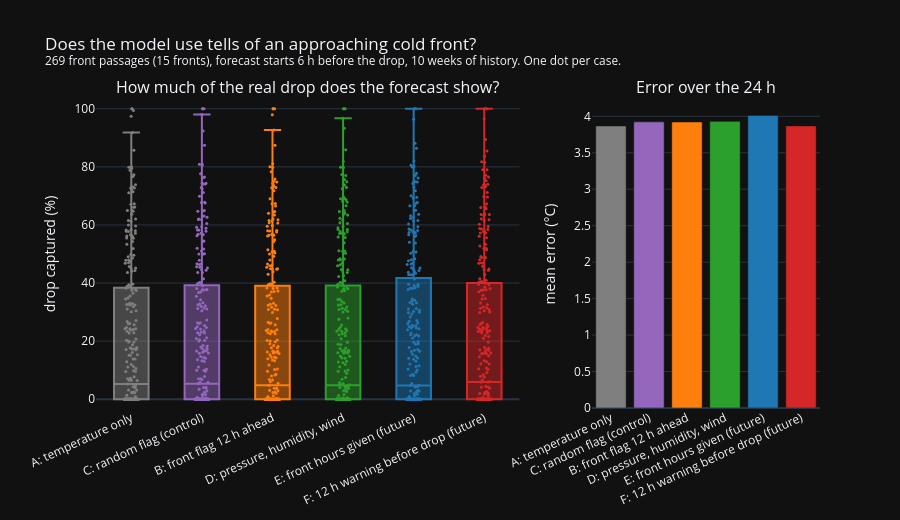

The notebook cell this image was saved under:
### Code cell
fig = make_subplots(rows=1, cols=2, column_widths=[0.65, 0.35], horizontal_spacing=0.1,
                    subplot_titles=["How much of the real drop does the forecast show?", "Error over the 24 h"])
for s, label in SETUPS.items():
    v = captured(s)[ok]
    fig.add_trace(go.Box(y=v, name=label, marker={"color": COLOR[s], "size": 3}, line={"color": COLOR[s]},
                         boxpoints="all", jitter=0.4, pointpos=0, showlegend=False,
                         hovertemplate="%{y:.0f} %<extra>" + label + "</extra>"), row=1, col=1)
    fig.add_trace(go.Bar(x=[label], y=[np.abs(fc[s][:, 4] - truth).mean()], marker_color=COLOR[s], showlegend=False,
                         hovertemplate="%{y:.2f} °C<extra>" + label + "</extra>"), row=1, col=2)
fig.update_yaxes(title_text="drop captured (%)", range=[-3, 103], row=1, col=1)
fig.update_yaxes(title_text="mean error (°C)", rangemode="tozero", row=1, col=2)
fig.update_xaxes(tickangle=-25)
fig.update_layout(height=520, template="plotly_dark",
                  title=f"Does the model use tells of an approaching cold front?<br><sup>{ok.sum()} front passages "
                        f"({cases.front.nunique()} fronts), forecast starts 6 h before the drop, 10 weeks of history. "
                        "One dot per case.</sup>")
fig.write_html(FIG / "exp3_drop_captured.html", include_plotlyjs="cdn")
fig.show()

### Figure 1 — Plotly figure (JSON) as saved in the notebook; plotly's stock layout.template omitted (floating-point values rounded to 4 significant figures; data arrays with more than 128 entries replaced by an {"elided": "..."} marker saying what was removed)
{"data": [{"boxpoints": "all", "hovertemplate": "%{y:.0f} %<extra>A: temperature only</extra>", "jitter": 0.4, "line": {"color": "#7f7f7f"}, "marker": {"color": "#7f7f7f", "size": 3}, "name": "A: temperature only", "pointpos": 0, "showlegend": false, "type": "box", "xaxis": "x", "y": {"elided": "269 float values"}, "yaxis": "y"}, {"hovertemplate": "%{y:.2f} °C<extra>A: temperature only</extra>", "marker": {"color": "#7f7f7f"}, "showlegend": false, "type": "bar", "x": ["A: temperature only"], "xaxis": "x2", "y": [3.868], "yaxis": "y2"}, {"boxpoints": "all", "hovertemplate": "%{y:.0f} %<extra>C: random flag (control)</extra>", "jitter": 0.4, "line": {"color": "#9467bd"}, "marker": {"color": "#9467bd", "size": 3}, "name": "C: random flag (control)", "pointpos": 0, "showlegend": false, "type": "box", "xaxis": "x", "y": {"elided": "269 float values"}, "yaxis": "y"}, {"hovertemplate": "%{y:.2f} °C<extra>C: random flag (control)</extra>", "marker": {"color": "#9467bd"}, "showlegend": false, "type": "bar", "x": ["C: random flag (control)"], "xaxis": "x2", "y": [3.924], "yaxis": "y2"}, {"boxpoints": "all", "hovertemplate": "%{y:.0f} %<extra>B: front flag 12 h ahead</extra>", "jitter": 0.4, "line": {"color": "#ff7f0e"}, "marker": {"color": "#ff7f0e", "size": 3}, "name": "B: front flag 12 h ahead", "pointpos": 0, "showlegend": false, "type": "box", "xaxis": "x", "y": {"elided": "269 float values"}, "yaxis": "y"}, {"hovertemplate": "%{y:.2f} °C<extra>B: front flag 12 h ahead</extra>", "marker": {"color": "#ff7f0e"}, "showlegend": false, "type": "bar", "x": ["B: front flag 12 h ahead"], "xaxis": "x2", "y": [3.922], "yaxis": "y2"}, {"boxpoints": "all", "hovertemplate": "%{y:.0f} %<extra>D: pressure, humidity, wind</extra>", "jitter": 0.4, "line": {"color": "#2ca02c"}, "marker": {"color": "#2ca02c", "size": 3}, "name": "D: pressure, humidity, wind", "pointpos": 0, "showlegend": false, "type": "box", "xaxis": "x", "y": {"elided": "269 float values"}, "yaxis": "y"}, {"hovertemplate": "%{y:.2f} °C<extra>D: pressure, humidity, wind</extra>", "marker": {"color": "#2ca02c"}, "showlegend": false, "type": "bar", "x": ["D: pressure, humidity, wind"], "xaxis": "x2", "y": [3.931], "yaxis": "y2"}, {"boxpoints": "all", "hovertemplate": "%{y:.0f} %<extra>E: front hours given (future)</extra>", "jitter": 0.4, "line": {"color": "#1f77b4"}, "marker": {"color": "#1f77b4", "size": 3}, "name": "E: front hours given (future)", "pointpos": 0, "showlegend": false, "type": "box", "xaxis": "x", "y": {"elided": "269 float values"}, "yaxis": "y"}, {"hovertemplate": "%{y:.2f} °C<extra>E: front hours given (future)</extra>", "marker": {"color": "#1f77b4"}, "showlegend": false, "type": "bar", "x": ["E: front hours given (future)"], "xaxis": "x2", "y": [4.013], "yaxis": "y2"}, {"boxpoints": "all", "hovertemplate": "%{y:.0f} %<extra>F: 12 h warning before drop (future)</extra>", "jitter": 0.4, "line": {"color": "#d62728"}, "marker": {"color": "#d62728", "size": 3}, "name": "F: 12 h warning before drop (future)", "pointpos": 0, "showlegend": false, "type": "box", "xaxis": "x", "y": {"elided": "269 float values"}, "yaxis": "y"}, {"hovertemplate": "%{y:.2f} °C<extra>F: 12 h warning before drop (future)</extra>", "marker": {"color": "#d62728"}, "showlegend": false, "type": "bar", "x": ["F: 12 h warning before drop (future)"], "xaxis": "x2", "y": [3.868], "yaxis": "y2"}], "layout": {"annotations": [{"font": {"size": 16}, "showarrow": false, "text": "How much of the real drop does the forecast show?", "x": 0.2925, "xanchor": "center", "xref": "paper", "y": 1.0, "yanchor": "bottom", "yref": "paper"}, {"font": {"size": 16}, "showarrow": false, "text": "Error over the 24 h", "x": 0.8425, "xanchor": "center", "xref": "paper", "y": 1.0, "yanchor": "bottom", "yref": "paper"}], "height": 520, "title": {"text": "Does the model use tells of an approaching cold front?<br><sup>269 front passages (15 fronts), forecast starts 6 h before the drop, 10 weeks of history. One dot per case.</sup>"}, "xaxis": {"anchor": "y", "domain": [0.0, 0.585], "tickangle": -25}, "xaxis2": {"anchor": "y2", "domain": [0.685, 1.0], "tickangle": -25}, "yaxis": {"anchor": "x", "domain": [0.0, 1.0], "range": [-3, 103], "title": {"text": "drop captured (%)"}}, "yaxis2": {"anchor": "x2", "domain": [0.0, 1.0], "rangemode": "tozero", "title": {"text": "mean error (°C)"}}}}
